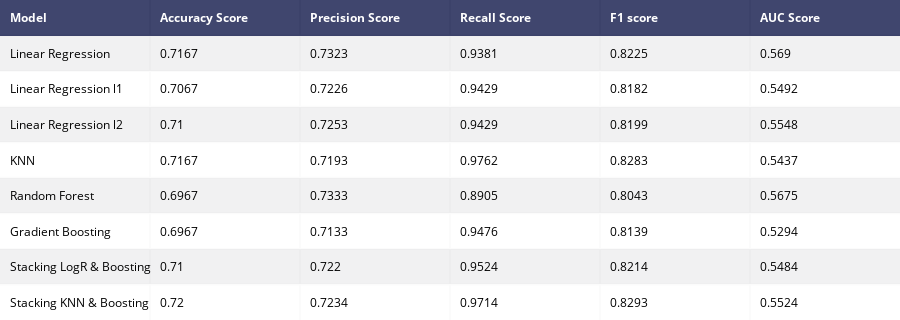

Notebook cell for this chart:
### Markdown cell above
## Result

This project aimed to predict the risk of the loan offered by German Banks. So we applied different model for the prediction, the summarised accuracy score of all the model we have used given below:

### Code cell
import plotly.offline as py
py.init_notebook_mode(connected = True)
import plotly.graph_objs as go
import plotly.figure_factory as ff

def model_report(model,training_x,testing_x,training_y,testing_y,name) :
    model.fit(training_x,training_y)
    predictions  = model.predict(testing_x)
    #accuracy     = accuracy_score(testing_y,predictions)
    accuracy     = accuracy_score(testing_y, predictions)
    precision    = precision_score(testing_y, predictions)
    recall       = recall_score(testing_y, predictions)
    f1           = f1_score(testing_y, predictions)
    auc          = roc_auc_score(testing_y, predictions)
    df = pd.DataFrame({"Model"               : [name],
                       "Accuracy Score"      : [accuracy],
                       "Precision Score"     : [precision],
                       "Recall Score"        : [recall],
                       "F1 score"            : [f1],
                       "AUC Score"           : [auc]
                       
                      })
    return df

model1 = model_report(lr,X_train,X_test,y_train,y_test,
                      "Linear Regression")
model2 = model_report(lr_l1,X_train,X_test,y_train,y_test,
                      "Linear Regression l1")
model3 = model_report(lr_l2,X_train,X_test,y_train,y_test,
                      "Linear Regression l2")

model4 = model_report(knn,X_train,X_test,y_train,y_test,
                      "KNN")

model5 = model_report(RF,X_train,X_test,y_train,y_test,
                      "Random Forest")

model6 = model_report(GV_GBC,X_train,X_test,y_train,y_test,
                      "Gradient Boosting")

model7 = model_report(VC,X_train,X_test,y_train,y_test,
                      "Stacking LogR & Boosting")

model8 = model_report(VC_KNN,X_train,X_test,y_train,y_test,
                      "Stacking KNN & Boosting")


model_performances = pd.concat([model1,model2,model3,model4,model5,model6,model7,model8],axis = 0).reset_index()
model_performances = model_performances.drop(columns = "index",axis =1)

table  = ff.create_table(np.round(model_performances,4))

py.iplot(table)

### Figure 1 — Plotly figure (JSON) as saved in the notebook; plotly's stock layout.template omitted (floating-point values rounded to 4 significant figures)
{"data": [{"colorscale": [[0, "#00083e"], [0.5, "#ededee"], [1, "#ffffff"]], "hoverinfo": "none", "opacity": 0.75, "showscale": false, "type": "heatmap", "z": [[0, 0, 0, 0, 0, 0], [0.5, 0.5, 0.5, 0.5, 0.5, 0.5], [1, 1, 1, 1, 1, 1], [0.5, 0.5, 0.5, 0.5, 0.5, 0.5], [1, 1, 1, 1, 1, 1], [0.5, 0.5, 0.5, 0.5, 0.5, 0.5], [1, 1, 1, 1, 1, 1], [0.5, 0.5, 0.5, 0.5, 0.5, 0.5], [1, 1, 1, 1, 1, 1]]}], "layout": {"annotations": [{"align": "left", "font": {"color": "#ffffff"}, "showarrow": false, "text": "<b>Model</b>", "x": -0.45, "xanchor": "left", "xref": "x1", "y": 0, "yref": "y1"}, {"align": "left", "font": {"color": "#ffffff"}, "showarrow": false, "text": "<b>Accuracy Score</b>", "x": 0.55, "xanchor": "left", "xref": "x1", "y": 0, "yref": "y1"}, {"align": "left", "font": {"color": "#ffffff"}, "showarrow": false, "text": "<b>Precision Score</b>", "x": 1.55, "xanchor": "left", "xref": "x1", "y": 0, "yref": "y1"}, {"align": "left", "font": {"color": "#ffffff"}, "showarrow": false, "text": "<b>Recall Score</b>", "x": 2.55, "xanchor": "left", "xref": "x1", "y": 0, "yref": "y1"}, {"align": "left", "font": {"color": "#ffffff"}, "showarrow": false, "text": "<b>F1 score</b>", "x": 3.55, "xanchor": "left", "xref": "x1", "y": 0, "yref": "y1"}, {"align": "left", "font": {"color": "#ffffff"}, "showarrow": false, "text": "<b>AUC Score</b>", "x": 4.55, "xanchor": "left", "xref": "x1", "y": 0, "yref": "y1"}, {"align": "left", "font": {"color": "#000000"}, "showarrow": false, "text": "Linear Regression", "x": -0.45, "xanchor": "left", "xref": "x1", "y": 1, "yref": "y1"}, {"align": "left", "font": {"color": "#000000"}, "showarrow": false, "text": "0.7167", "x": 0.55, "xanchor": "left", "xref": "x1", "y": 1, "yref": "y1"}, {"align": "left", "font": {"color": "#000000"}, "showarrow": false, "text": "0.7323", "x": 1.55, "xanchor": "left", "xref": "x1", "y": 1, "yref": "y1"}, {"align": "left", "font": {"color": "#000000"}, "showarrow": false, "text": "0.9381", "x": 2.55, "xanchor": "left", "xref": "x1", "y": 1, "yref": "y1"}, {"align": "left", "font": {"color": "#000000"}, "showarrow": false, "text": "0.8225", "x": 3.55, "xanchor": "left", "xref": "x1", "y": 1, "yref": "y1"}, {"align": "left", "font": {"color": "#000000"}, "showarrow": false, "text": "0.569", "x": 4.55, "xanchor": "left", "xref": "x1", "y": 1, "yref": "y1"}, {"align": "left", "font": {"color": "#000000"}, "showarrow": false, "text": "Linear Regression l1", "x": -0.45, "xanchor": "left", "xref": "x1", "y": 2, "yref": "y1"}, {"align": "left", "font": {"color": "#000000"}, "showarrow": false, "text": "0.7067", "x": 0.55, "xanchor": "left", "xref": "x1", "y": 2, "yref": "y1"}, {"align": "left", "font": {"color": "#000000"}, "showarrow": false, "text": "0.7226", "x": 1.55, "xanchor": "left", "xref": "x1", "y": 2, "yref": "y1"}, {"align": "left", "font": {"color": "#000000"}, "showarrow": false, "text": "0.9429", "x": 2.55, "xanchor": "left", "xref": "x1", "y": 2, "yref": "y1"}, {"align": "left", "font": {"color": "#000000"}, "showarrow": false, "text": "0.8182", "x": 3.55, "xanchor": "left", "xref": "x1", "y": 2, "yref": "y1"}, {"align": "left", "font": {"color": "#000000"}, "showarrow": false, "text": "0.5492", "x": 4.55, "xanchor": "left", "xref": "x1", "y": 2, "yref": "y1"}, {"align": "left", "font": {"color": "#000000"}, "showarrow": false, "text": "Linear Regression l2", "x": -0.45, "xanchor": "left", "xref": "x1", "y": 3, "yref": "y1"}, {"align": "left", "font": {"color": "#000000"}, "showarrow": false, "text": "0.71", "x": 0.55, "xanchor": "left", "xref": "x1", "y": 3, "yref": "y1"}, {"align": "left", "font": {"color": "#000000"}, "showarrow": false, "text": "0.7253", "x": 1.55, "xanchor": "left", "xref": "x1", "y": 3, "yref": "y1"}, {"align": "left", "font": {"color": "#000000"}, "showarrow": false, "text": "0.9429", "x": 2.55, "xanchor": "left", "xref": "x1", "y": 3, "yref": "y1"}, {"align": "left", "font": {"color": "#000000"}, "showarrow": false, "text": "0.8199", "x": 3.55, "xanchor": "left", "xref": "x1", "y": 3, "yref": "y1"}, {"align": "left", "font": {"color": "#000000"}, "showarrow": false, "text": "0.5548", "x": 4.55, "xanchor": "left", "xref": "x1", "y": 3, "yref": "y1"}, {"align": "left", "font": {"color": "#000000"}, "showarrow": false, "text": "KNN", "x": -0.45, "xanchor": "left", "xref": "x1", "y": 4, "yref": "y1"}, {"align": "left", "font": {"color": "#000000"}, "showarrow": false, "text": "0.7167", "x": 0.55, "xanchor": "left", "xref": "x1", "y": 4, "yref": "y1"}, {"align": "left", "font": {"color": "#000000"}, "showarrow": false, "text": "0.7193", "x": 1.55, "xanchor": "left", "xref": "x1", "y": 4, "yref": "y1"}, {"align": "left", "font": {"color": "#000000"}, "showarrow": false, "text": "0.9762", "x": 2.55, "xanchor": "left", "xref": "x1", "y": 4, "yref": "y1"}, {"align": "left", "font": {"color": "#000000"}, "showarrow": false, "text": "0.8283", "x": 3.55, "xanchor": "left", "xref": "x1", "y": 4, "yref": "y1"}, {"align": "left", "font": {"color": "#000000"}, "showarrow": false, "text": "0.5437", "x": 4.55, "xanchor": "left", "xref": "x1", "y": 4, "yref": "y1"}, {"align": "left", "font": {"color": "#000000"}, "showarrow": false, "text": "Random Forest", "x": -0.45, "xanchor": "left", "xref": "x1", "y": 5, "yref": "y1"}, {"align": "left", "font": {"color": "#000000"}, "showarrow": false, "text": "0.6967", "x": 0.55, "xanchor": "left", "xref": "x1", "y": 5, "yref": "y1"}, {"align": "left", "font": {"color": "#000000"}, "showarrow": false, "text": "0.7333", "x": 1.55, "xanchor": "left", "xref": "x1", "y": 5, "yref": "y1"}, {"align": "left", "font": {"color": "#000000"}, "showarrow": false, "text": "0.8905", "x": 2.55, "xanchor": "left", "xref": "x1", "y": 5, "yref": "y1"}, {"align": "left", "font": {"color": "#000000"}, "showarrow": false, "text": "0.8043", "x": 3.55, "xanchor": "left", "xref": "x1", "y": 5, "yref": "y1"}, {"align": "left", "font": {"color": "#000000"}, "showarrow": false, "text": "0.5675", "x": 4.55, "xanchor": "left", "xref": "x1", "y": 5, "yref": "y1"}, {"align": "left", "font": {"color": "#000000"}, "showarrow": false, "text": "Gradient Boosting", "x": -0.45, "xanchor": "left", "xref": "x1", "y": 6, "yref": "y1"}, {"align": "left", "font": {"color": "#000000"}, "showarrow": false, "text": "0.6967", "x": 0.55, "xanchor": "left", "xref": "x1", "y": 6, "yref": "y1"}, {"align": "left", "font": {"color": "#000000"}, "showarrow": false, "text": "0.7133", "x": 1.55, "xanchor": "left", "xref": "x1", "y": 6, "yref": "y1"}, {"align": "left", "font": {"color": "#000000"}, "showarrow": false, "text": "0.9476", "x": 2.55, "xanchor": "left", "xref": "x1", "y": 6, "yref": "y1"}, {"align": "left", "font": {"color": "#000000"}, "showarrow": false, "text": "0.8139", "x": 3.55, "xanchor": "left", "xref": "x1", "y": 6, "yref": "y1"}, {"align": "left", "font": {"color": "#000000"}, "showarrow": false, "text": "0.5294", "x": 4.55, "xanchor": "left", "xref": "x1", "y": 6, "yref": "y1"}, {"align": "left", "font": {"color": "#000000"}, "showarrow": false, "text": "Stacking LogR & Boosting", "x": -0.45, "xanchor": "left", "xref": "x1", "y": 7, "yref": "y1"}, {"align": "left", "font": {"color": "#000000"}, "showarrow": false, "text": "0.71", "x": 0.55, "xanchor": "left", "xref": "x1", "y": 7, "yref": "y1"}, {"align": "left", "font": {"color": "#000000"}, "showarrow": false, "text": "0.722", "x": 1.55, "xanchor": "left", "xref": "x1", "y": 7, "yref": "y1"}, {"align": "left", "font": {"color": "#000000"}, "showarrow": false, "text": "0.9524", "x": 2.55, "xanchor": "left", "xref": "x1", "y": 7, "yref": "y1"}, {"align": "left", "font": {"color": "#000000"}, "showarrow": false, "text": "0.8214", "x": 3.55, "xanchor": "left", "xref": "x1", "y": 7, "yref": "y1"}, {"align": "left", "font": {"color": "#000000"}, "showarrow": false, "text": "0.5484", "x": 4.55, "xanchor": "left", "xref": "x1", "y": 7, "yref": "y1"}, {"align": "left", "font": {"color": "#000000"}, "showarrow": false, "text": "Stacking KNN & Boosting", "x": -0.45, "xanchor": "left", "xref": "x1", "y": 8, "yref": "y1"}, {"align": "left", "font": {"color": "#000000"}, "showarrow": false, "text": "0.72", "x": 0.55, "xanchor": "left", "xref": "x1", "y": 8, "yref": "y1"}, {"align": "left", "font": {"color": "#000000"}, "showarrow": false, "text": "0.7234", "x": 1.55, "xanchor": "left", "xref": "x1", "y": 8, "yref": "y1"}, {"align": "left", "font": {"color": "#000000"}, "showarrow": false, "text": "0.9714", "x": 2.55, "xanchor": "left", "xref": "x1", "y": 8, "yref": "y1"}, {"align": "left", "font": {"color": "#000000"}, "showarrow": false, "text": "0.8293", "x": 3.55, "xanchor": "left", "xref": "x1", "y": 8, "yref": "y1"}, {"align": "left", "font": {"color": "#000000"}, "showarrow": false, "text": "0.5524", "x": 4.55, "xanchor": "left", "xref": "x1", "y": 8, "yref": "y1"}], "height": 320, "margin": {"b": 0, "l": 0, "r": 0, "t": 0}, "xaxis": {"dtick": 1, "gridwidth": 2, "showticklabels": false, "tick0": -0.5, "ticks": "", "zeroline": false}, "yaxis": {"autorange": "reversed", "dtick": 1, "gridwidth": 2, "showticklabels": false, "tick0": 0.5, "ticks": "", "zeroline": false}}}
